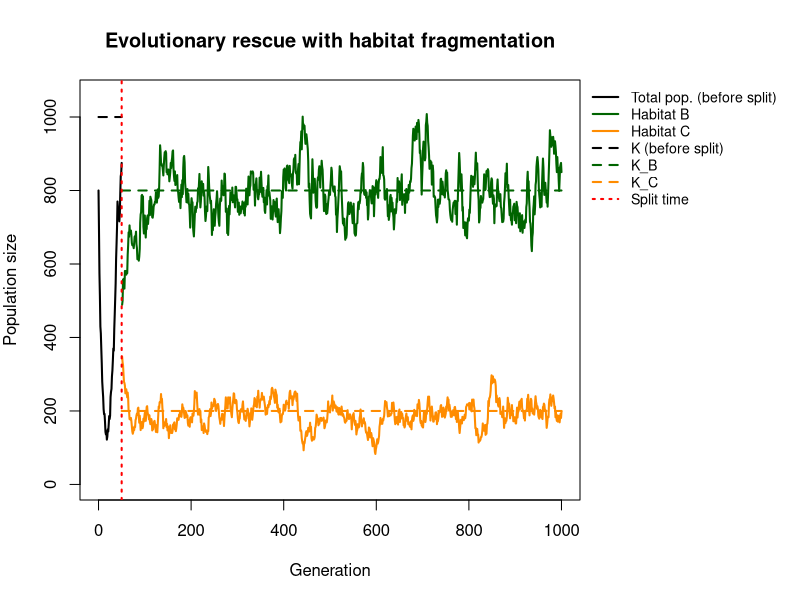
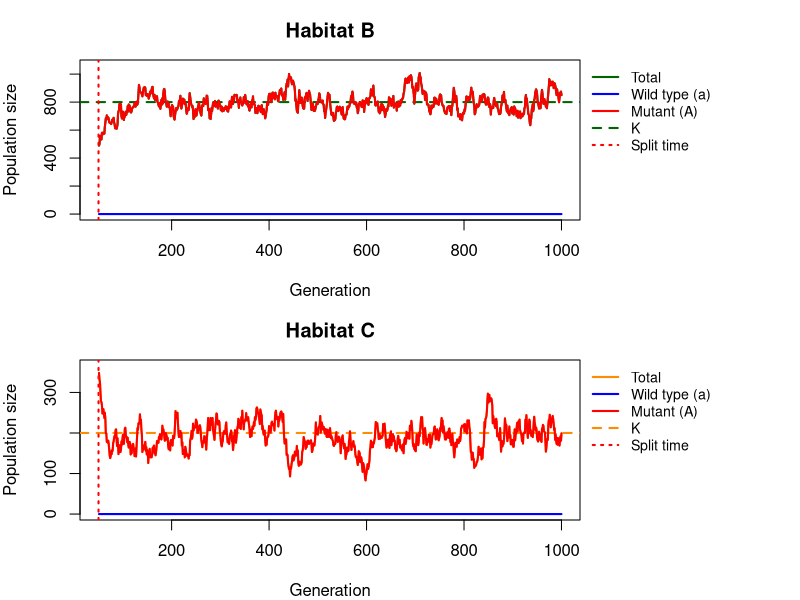
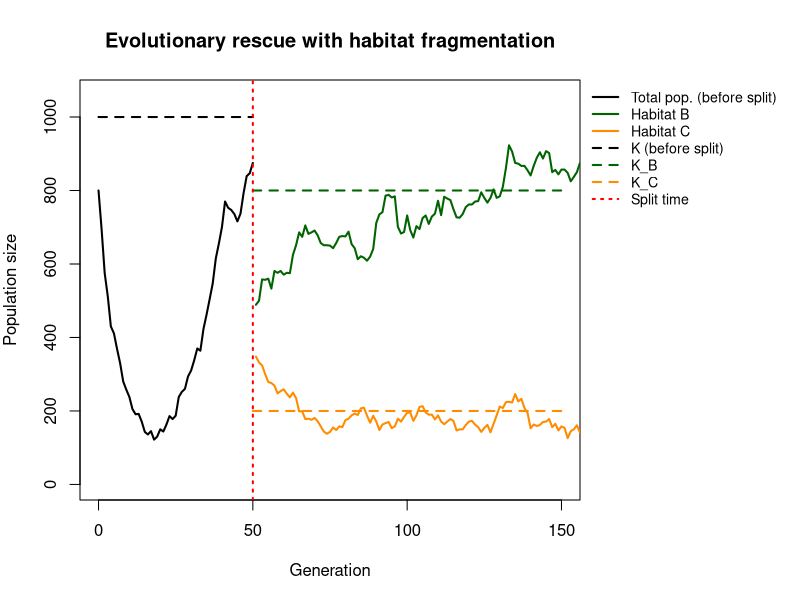
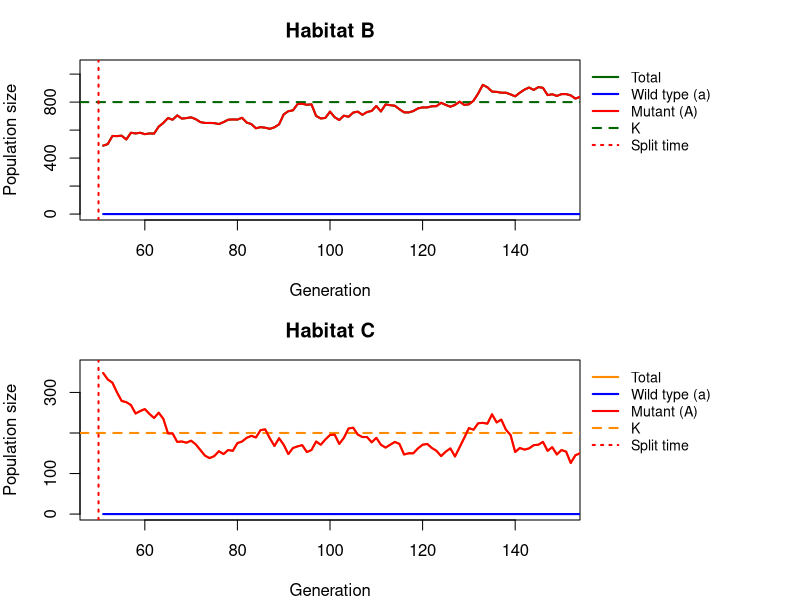

Recreate these plots in R, in order. (Note: this script raises an error after producing the figures.)
## ---- chunk 1
simulate_one_gen <- function(N_a, N_A, decay_rate, sel_coeff, mut_rate, K) {
  # total population size and per-capita growth rates without competition
  N_tot <- N_a + N_A
  rho_a <- -decay_rate
  rho_A <- sel_coeff - decay_rate
  # logistic growth: crowding reduces the growth of both types equally (set to 0 if negative)
  mean_a <- N_a * max(0, 1 + rho_a - rho_A * N_tot / K)
  mean_A <- N_A * max(0, 1 + rho_A - rho_A * N_tot / K)
  # draw offspring according to Poisson distribution
  offsp_a <- rpois(1, mean_a)
  offsp_A <- rpois(1, mean_A)
  
  # draw new mutants according to Poisson distribution
  mut_a_to_A <- rpois(1, offsp_a * mut_rate)
  
  # determine new population sizes of wild type and mutant
  N_a_new <- offsp_a - mut_a_to_A
  N_A_new <-  offsp_A + mut_a_to_A
  
  return(c(N_a_new, N_A_new))
}

 
# Test the function
print(simulate_one_gen(100,0,0.1,0.2,0.001,1000))




## ---- chunk 2
simulate_pop <- function(N_init_a, N_init_A, decay_rate, sel_coeff, mut_rate, t_max, K, habitat_prop, split_ratio, split_time) {
  # Create the vector in which to save the results
  pop_vector <- c(N_init_a, N_init_A)
  # initiate the variables
  pop_new <- c(N_init_a, N_init_A)
  
  # Create the vectors for the new habitats
  pop_vector_B <- NULL
  pop_vector_C <- NULL
  
  # run the simulation until generation t_max
  for (i in 1:t_max) {
    
     # Time when the fragmentation occur
    if (i == split_time + 1) {
      
    # Create the new habitats (creating new K)
    K_B <- K * habitat_prop
    K_C <- K * (1 - habitat_prop)
    
    #create the ratio of the splitting
    split_ratio_B <- split_ratio
    split_ratio_C <- (1 - split_ratio_B)
    # print(split_ratio_B)
    # print(split_ratio_C)
    # Distribute individuals  randomly to the habitat B
    n_B_a <- rbinom(1, pop_new[1], split_ratio_B) 
    n_B_A <- rbinom(1, pop_new[2], split_ratio_B)   

    # Distribute individuals randomly to the habitat C
    n_C_a <- pop_new[1] - n_B_a
    n_C_A <- pop_new[2] - n_B_A

    # Calculate the new populatins for B an C 
    pop_new_B <- simulate_one_gen(n_B_a, n_B_A, decay_rate, sel_coeff, mut_rate, K_B)
    pop_new_C <- simulate_one_gen(n_C_a, n_C_A, decay_rate, sel_coeff, mut_rate, K_C)
    
    # add the new population sizes to the output vector
    pop_vector_B <- rbind(pop_vector_B,pop_new_B)
    pop_vector_C <- rbind(pop_vector_C,pop_new_C)
    
    }
    
    if (i > split_time + 1) {

    pop_new_B <- simulate_one_gen(
      pop_new_B[1], pop_new_B[2],
      decay_rate, sel_coeff, mut_rate,K_B
    )

    pop_new_C <- simulate_one_gen(
      pop_new_C[1], pop_new_C[2],
      decay_rate, sel_coeff, mut_rate,K_C
    )

    # Save the results for each generation
    pop_vector_B <- rbind(pop_vector_B, pop_new_B)
    pop_vector_C <- rbind(pop_vector_C, pop_new_C)

    # define the row and column names of the output vector
    rownames(pop_vector_B) <- (0:t_max)[1:length(pop_vector_B[,1])] 
    rownames(pop_vector_C) <- (0:t_max)[1:length(pop_vector_C[,1])]
    colnames(pop_vector_B) <- c("a","A")
    colnames(pop_vector_C) <- c("a","A")
    
    }
    
    # Continue simulating habitat A only until split_time
if (i <= split_time) {
  
    # redefine the current population one generation later
    pop_new <- simulate_one_gen(pop_new[1],pop_new[2], decay_rate, sel_coeff, mut_rate,K)
    # add the new population sizes to the output vector
    pop_vector <- rbind(pop_vector,pop_new)
    # condition to stop the simulation before t_max: either the population exceeds 1.5 times the original population size, or it goes extinct
    if (pop_new[1]+pop_new[2]>=2*(N_init_a+ N_init_A) | pop_new[1]+pop_new[2]==0) break
}
    
 }
  # define the row and column names of the output vector
  rownames(pop_vector) <- (0:t_max)[1:length(pop_vector[,1])] # note that the vector has to be cut if the simulation stopped early
  colnames(pop_vector) <- c("a","A")
  
  # Data frames
    pop_vector_df <- as.data.frame(pop_vector)
    pop_vector_B_df <- as.data.frame(pop_vector_B)
    pop_vector_C_df <- as.data.frame(pop_vector_C)
  # return all three population vectors separately
  return(list(main = pop_vector_df, B = pop_vector_B_df, C = pop_vector_C_df))

  
}
## ---- chunk 3
# ============================================================
# Plot functions for the evolutionary rescue simulation
# with habitat fragmentation
# ============================================================

# ---- 1. Overview plot: main population before the split,
#         habitats B and C after the split, legend outside ----
plot_split <- function(output, K, habitat_prop, split_time, xlim_max = NULL) {

  main <- output$main
  B    <- output$B
  C    <- output$C

  K_B <- K * habitat_prop
  K_C <- K * (1 - habitat_prop)

  # total population sizes
  tot_main <- main$a + main$A
  tot_B    <- B$a + B$A
  tot_C    <- C$a + C$A

  # generation numbers
  gen_main <- 0:(length(tot_main) - 1)
  gen_B    <- split_time + seq_along(tot_B)
  gen_C    <- split_time + seq_along(tot_C)

  # axis ranges
  x_max <- if (is.null(xlim_max)) max(c(gen_main, gen_B)) else xlim_max
  y_max <- max(c(K, tot_main, tot_B, tot_C), na.rm = TRUE)

  # make room on the right for the legend, restore settings afterwards
  old_par <- par(mar = c(5, 4, 4, 11))
  on.exit(par(old_par))

  plot(NA, xlim = c(0, x_max), ylim = c(0, y_max * 1.05),
       xlab = "Generation", ylab = "Population size",
       main = "Evolutionary rescue with habitat fragmentation")

  # carrying capacities: K only until the split, then K_B and K_C
  segments(0, K, split_time, K, col = "black", lty = 2, lwd = 2)
  segments(split_time, K_B, x_max, K_B, col = "darkgreen",  lty = 2, lwd = 2)
  segments(split_time, K_C, x_max, K_C, col = "darkorange", lty = 2, lwd = 2)

  # population trajectories
  lines(gen_main, tot_main, col = "black", lwd = 2)
  if (length(tot_B) > 0) lines(gen_B, tot_B, col = "darkgreen",  lwd = 2)
  if (length(tot_C) > 0) lines(gen_C, tot_C, col = "darkorange", lwd = 2)

  # split time
  abline(v = split_time, col = "red", lty = 3, lwd = 2)

  # legend outside, at the top right corner of the plot region
  legend(x = par("usr")[2], y = par("usr")[4], xpd = TRUE, bty = "n",
         xjust = 0, yjust = 1, cex = 0.85,
         legend = c("Total pop. (before split)", "Habitat B", "Habitat C",
                    "K (before split)", "K_B", "K_C", "Split time"),
         col = c("black", "darkgreen", "darkorange",
                 "black", "darkgreen", "darkorange", "red"),
         lty = c(1, 1, 1, 2, 2, 2, 3), lwd = 2)
}

# ---- 2. Single habitat panel (used for B and C) ----
plot_habitat <- function(df, K_hab, split_time, title, col_tot, xlim_max = NULL) {

  if (is.null(df) || nrow(df) == 0) {
    plot.new()
    title(main = paste(title, "- no data (population ended before the split)"))
    return(invisible(NULL))
  }

  gens  <- split_time + seq_len(nrow(df))
  tot   <- df$a + df$A
  x_max <- if (is.null(xlim_max)) max(gens) else xlim_max
  y_max <- max(c(K_hab, tot), na.rm = TRUE)

  plot(NA, xlim = c(split_time, x_max), ylim = c(0, y_max * 1.05),
       xlab = "Generation", ylab = "Population size", main = title)

  abline(h = K_hab, col = col_tot, lty = 2, lwd = 2)       # K of this habitat
  abline(v = split_time, col = "red", lty = 3, lwd = 2)    # split time

  lines(gens, tot,  col = col_tot, lwd = 2)  # total
  lines(gens, df$a, col = "blue",  lwd = 2)  # wild type
  lines(gens, df$A, col = "red",   lwd = 2)  # mutant

  legend(x = par("usr")[2], y = par("usr")[4], xpd = TRUE, bty = "n",
         xjust = 0, yjust = 1, cex = 0.85,
         legend = c("Total", "Wild type (a)", "Mutant (A)", "K", "Split time"),
         col = c(col_tot, "blue", "red", col_tot, "red"),
         lty = c(1, 1, 1, 2, 3), lwd = 2)
}

# ---- 3. Two panels: habitat B on top, habitat C below ----
plot_habitats <- function(output, K, habitat_prop, split_time, xlim_max = NULL) {

  K_B <- K * habitat_prop
  K_C <- K * (1 - habitat_prop)

  # two panels stacked, with room on the right for the legends
  old_par <- par(mfrow = c(2, 1), mar = c(4, 4, 3, 11))
  on.exit(par(old_par))

  plot_habitat(output$B, K_B, split_time, "Habitat B", "darkgreen",  xlim_max)
  plot_habitat(output$C, K_C, split_time, "Habitat C", "darkorange", xlim_max)
}

# ============================================================
# Usage
# (simulate_one_gen and simulate_pop must be defined first)
# ============================================================
max_gen      <- 1000
K            <- 1000
habitat_prop <- 0.8
split_time   <- 50

output <- simulate_pop(800, 0, 0.1, 0.2, 0.01, max_gen, K,
                       habitat_prop, 0.5, split_time)

# overview plot
plot_split(output, K = K, habitat_prop = habitat_prop, split_time = split_time)

# panels for habitat B and C
plot_habitats(output, K = K, habitat_prop = habitat_prop, split_time = split_time)

# zoomed in on the first 150 generations
plot_split(output, K = K, habitat_prop = habitat_prop,
           split_time = split_time, xlim_max = 150)
plot_habitats(output, K = K, habitat_prop = habitat_prop,
              split_time = split_time, xlim_max = 150)
## ---- chunk 4
# set some parameters to fixed values
init_a <- 100
init_A <- 0
m_rate <- 0.001
max_gen <- 1000
# determine how often to run the simulation for each set of parameters
no_replicates <- 100

# set parameters to vary
s_values <- c(0.2,0.3,0.4)
r_values <- c(0.05,0.1,0.15)

# initialize data table - where to collect the results
data_table <- c()
# run the simulation across all chosen parameters
# loop over decay rates
for(rval in r_values){
  # loop over selection coefficients
  for(sval in s_values){
    # different way of running many simulations: make replicates using "repeat" function with a counter i
    # reset counter
    i<-1
    repeat {
      # increase counter by one
      i<-i+1
      # run the simulation once
      one_run <- simulate_pop(init_a,init_A,rval,sval,m_rate,max_gen, 1000, 0.5)
      # determine total population sizes
      total_size <- one_run[,1]+one_run[,2]
      # determine minimum population size
      min_size <- min(total_size)
      # determine (first) generation at which this population size occurred
      min_gen <- as.numeric(which(total_size==min_size)[1])
      # enter the data into the table
      data_table <- rbind(data_table,c(rval,sval,min_gen,min_size)) # note that we add the varying parameters (decay rate and selection coefficient) to the table too
      # stop the repeated computation after no_replicates times
      if(i>no_replicates) break
    }
  }
}
# define column names of data table
colnames(data_table) <- c("r","s","min_gen","no_min")
# show the first lines of the output
print(head(data_table))
